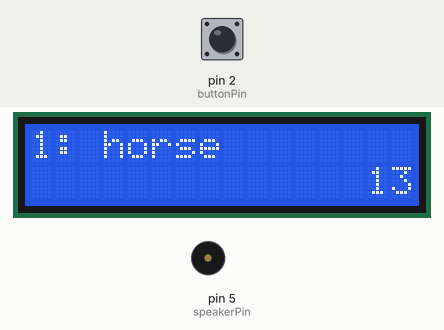
Simulated run of this sketch. Board: Arduino Uno, built with avr-gcc and run on an emulated ATmega328P. Parts: 16×2 character LCD, buzzer (waves = sounding). The inputs (shaded band) are chosen by the test bench; at power-on: pin 2 (buttonPin) HIGH. Random numbers use the default seed unless the sketch sets one. At 42.3 s the program stops and its outputs stay as they are.

Above: at 7.2 s.
7.3 s: pin 2 (buttonPin) pulled LOW for 3.2 s
At 11.4 s:
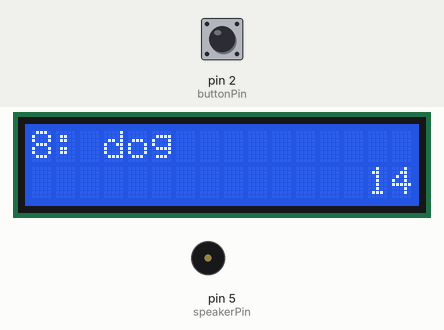
12.0 s: pin 2 (buttonPin) pulled LOW for 0.15 s
At 14.3 s:
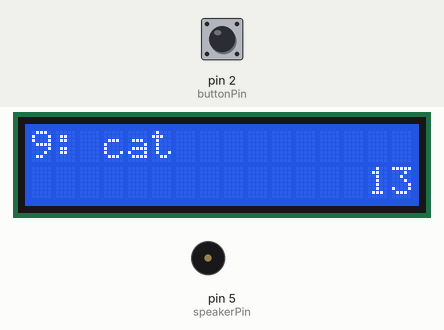
15.0 s: pin 2 (buttonPin) pulled LOW for 1 s
At 17.6 s:
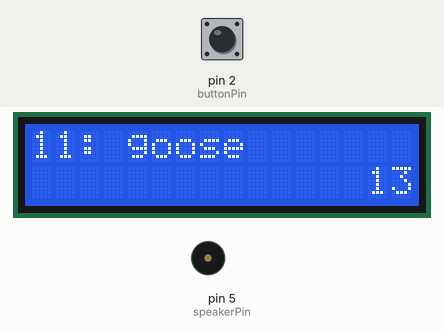
17.8 s: pin 2 (buttonPin) pulled LOW for 0.15 s
At 20.1 s:
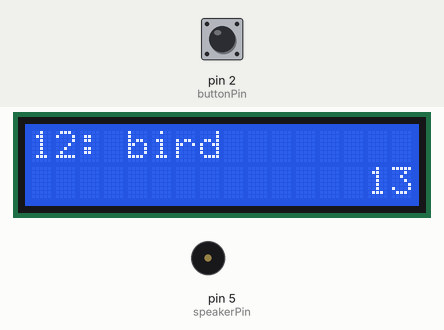
20.8 s: pin 2 (buttonPin) pulled LOW for 3.2 s
At 25.2 s:
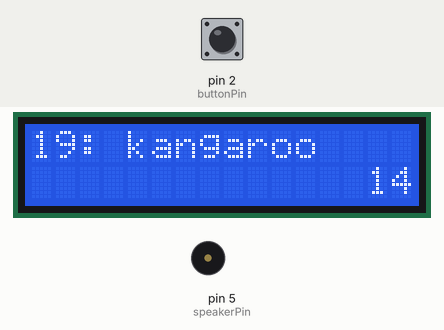
25.5 s: pin 2 (buttonPin) pulled LOW for 0.15 s
At 42.8 s:
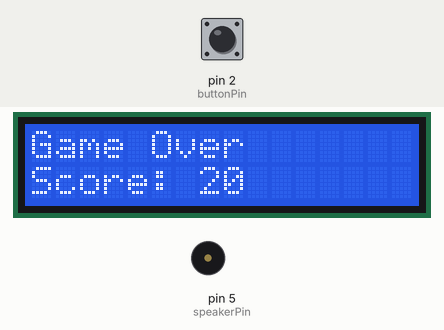
Timing chart, 0 to 43.8 s (numbered marks = the images above; inputs shaded):
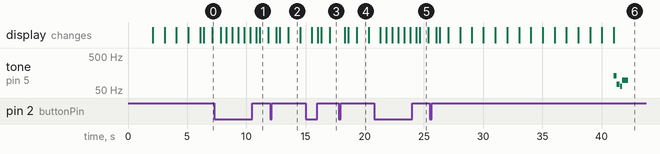

The sketch:

Circuit_4C_DIY_Who-Am-I_Game.ino
```cpp
#include <LiquidCrystal.h>

LiquidCrystal lcd(7, 12, 11, 10, 9, 8);

int speakerPin = 5;
int buttonPin = 2;
int buttonPressTime = 0;

long timeLimit = 15000;
long startTime = 0;
int roundNumber = 0;
const int arraySize = 25;

const char* words [arraySize] = {"moose", "beaver", "bear",
"goose", "dog", "cat", "squirrel", "bird", "elephant", "horse",
"bull", "giraffe", "seal", "bat", "skunk", "turtle", "whale",
"rhino", "lion", "monkey", "frog", "alligator", "kangaroo",
"hippo", "rabbit"};

int sequence[arraySize];

void setup() {
  // put your setup code here, to run once:
  lcd.begin(16, 2);
  lcd.clear();

  pinMode(speakerPin, OUTPUT);
  pinMode(buttonPin, INPUT_PULLUP);

  for(int i = 0; i < arraySize; i++) {
    sequence[i] = 0;
  }

  generateRandomOrder();

  showStartSequence();
}

void loop() {
  // put your main code here, to run repeatedly:
  for (int i = 0; i < arraySize; i++) {
    lcd.clear();

    roundNumber = i+1;
    lcd.print(roundNumber);
    lcd.print(": ");
    lcd.print(words[sequence[i]]);

    startTime = millis();

    while(digitalRead(buttonPin) == HIGH){
      int roundedTime = round((timeLimit - (millis() - startTime))/1000);
      lcd.setCursor(14, 1);
      lcd.print("  ");
      lcd.setCursor(14, 1);
      lcd.print(roundedTime);
      delay(15);

      if(millis() - startTime > timeLimit) {
        gameOver();
      }

      if(digitalRead(buttonPin) == LOW) {
        tone(speakerPin, 272, 1);
      }
    }

    delay(500);
  }
  winner();
}

//-----------------------FUNCTIONS-------------------------------------------

void showStartSequence() {
  lcd.clear();

  lcd.setCursor(0,0);
  lcd.print("Category:");
  lcd.setCursor(0,1);
  lcd.print("Animals");

  delay(2000);

  lcd.clear();
  lcd.print("Get ready");
  delay(1000);

  for(int i = 3; i > 0; i--) {
    lcd.clear();
    lcd.print(i);
    delay(1000);
  }
}

void generateRandomOrder(){
  randomSeed(analogRead(0));

  for(int i=0; i<arraySize - 1; i++){
    int currentNumber = 0;
    boolean match = false;

    do {
      currentNumber = random(0, arraySize);
      match = false;

      for(int i = 0; i < arraySize; i++) {
        if(currentNumber == sequence[i]){
          match = true;
        }
      }
    } while(match == true);
    sequence[i] = currentNumber;
  }
}

void gameOver() {
  lcd.clear();

  lcd.setCursor(0,0);
  lcd.print("Game Over");

  lcd.setCursor(0, 1);
  lcd.print("Score: ");
  lcd.print(roundNumber);

  tone(speakerPin, 130, 250);
  delay(275);
  tone(speakerPin, 73, 250);
  delay(275);
  tone(speakerPin, 65, 150);
  delay(175);
  tone(speakerPin, 98, 500);
  delay(500);

  while(true){}
}

void winner(){
  lcd.clear();

  lcd.setCursor(7, 0);
  lcd.print("YOU");

  lcd.setCursor(7,1);
  lcd.print("WIN");

  tone(speakerPin, 1318, 150);
  delay(175);
  tone(speakerPin, 1567, 150);
  delay(175);
  tone(speakerPin, 2637, 150);
  delay(175);
  tone(speakerPin, 2093, 150);
  delay(175);
  tone(speakerPin, 2349, 150);
  delay(175);
  tone(speakerPin, 3135, 500);
  delay(500);

  while(true){}
}
```

Measured:
- by itself, tone on pin 5 (speakerPin): plays 130 Hz for 0.25 s, 73 Hz for 0.25 s, 65 Hz for 0.15 s, 98 Hz for 0.50 s
- what the display in image 1 shows lasts 0.8 s, from 11.1 s to 11.9 s
- what the display in image 2 shows lasts 1.0 s, from 13.5 s to 14.5 s
